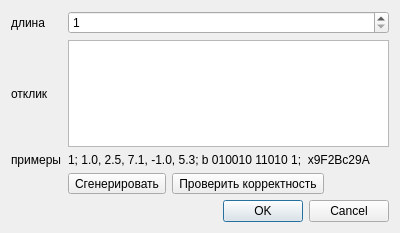
<?xml version="1.0" encoding="UTF-8"?>
<ui version="4.0">
 <class>DlgResp</class>
 <widget class="QDialog" name="DlgResp">
  <property name="geometry">
   <rect>
    <x>0</x>
    <y>0</y>
    <width>400</width>
    <height>233</height>
   </rect>
  </property>
  <property name="windowTitle">
   <string>Добавление отклика</string>
  </property>
  <layout class="QVBoxLayout" name="verticalLayout_2">
   <item>
    <layout class="QGridLayout" name="gridLayout">
     <item row="1" column="0">
      <widget class="QLabel" name="label_2">
       <property name="text">
        <string>отклик</string>
       </property>
      </widget>
     </item>
     <item row="1" column="1">
      <widget class="QPlainTextEdit" name="edResp">
       <property name="plainText">
        <string/>
       </property>
      </widget>
     </item>
     <item row="0" column="0">
      <widget class="QLabel" name="label">
       <property name="text">
        <string>длина</string>
       </property>
      </widget>
     </item>
     <item row="0" column="1">
      <widget class="QSpinBox" name="sbLength">
       <property name="minimum">
        <number>1</number>
       </property>
       <property name="maximum">
        <number>256</number>
       </property>
      </widget>
     </item>
     <item row="3" column="1">
      <layout class="QHBoxLayout" name="horizontalLayout">
       <item>
        <widget class="QToolButton" name="btnGen">
         <property name="text">
          <string>Сгенерировать</string>
         </property>
         <property name="popupMode">
          <enum>QToolButton::InstantPopup</enum>
         </property>
        </widget>
       </item>
       <item>
        <widget class="QToolButton" name="btnTest">
         <property name="text">
          <string>Проверить корректность</string>
         </property>
        </widget>
       </item>
       <item>
        <spacer name="horizontalSpacer">
         <property name="orientation">
          <enum>Qt::Horizontal</enum>
         </property>
         <property name="sizeHint" stdset="0">
          <size>
           <width>40</width>
           <height>20</height>
          </size>
         </property>
        </spacer>
       </item>
      </layout>
     </item>
     <item row="2" column="0">
      <widget class="QLabel" name="label_4">
       <property name="text">
        <string>примеры</string>
       </property>
      </widget>
     </item>
     <item row="2" column="1">
      <widget class="QLabel" name="label_3">
       <property name="text">
        <string>1; 1.0, 2.5, 7.1, -1.0, 5.3; b 010010 11010 1;  x9F2Bc29A</string>
       </property>
      </widget>
     </item>
    </layout>
   </item>
   <item>
    <widget class="QDialogButtonBox" name="buttonBox">
     <property name="orientation">
      <enum>Qt::Horizontal</enum>
     </property>
     <property name="standardButtons">
      <set>QDialogButtonBox::Cancel|QDialogButtonBox::Ok</set>
     </property>
    </widget>
   </item>
  </layout>
 </widget>
 <resources/>
 <connections>
  <connection>
   <sender>buttonBox</sender>
   <signal>accepted()</signal>
   <receiver>DlgResp</receiver>
   <slot>accept()</slot>
   <hints>
    <hint type="sourcelabel">
     <x>248</x>
     <y>254</y>
    </hint>
    <hint type="destinationlabel">
     <x>157</x>
     <y>274</y>
    </hint>
   </hints>
  </connection>
  <connection>
   <sender>buttonBox</sender>
   <signal>rejected()</signal>
   <receiver>DlgResp</receiver>
   <slot>reject()</slot>
   <hints>
    <hint type="sourcelabel">
     <x>316</x>
     <y>260</y>
    </hint>
    <hint type="destinationlabel">
     <x>286</x>
     <y>274</y>
    </hint>
   </hints>
  </connection>
 </connections>
</ui>
